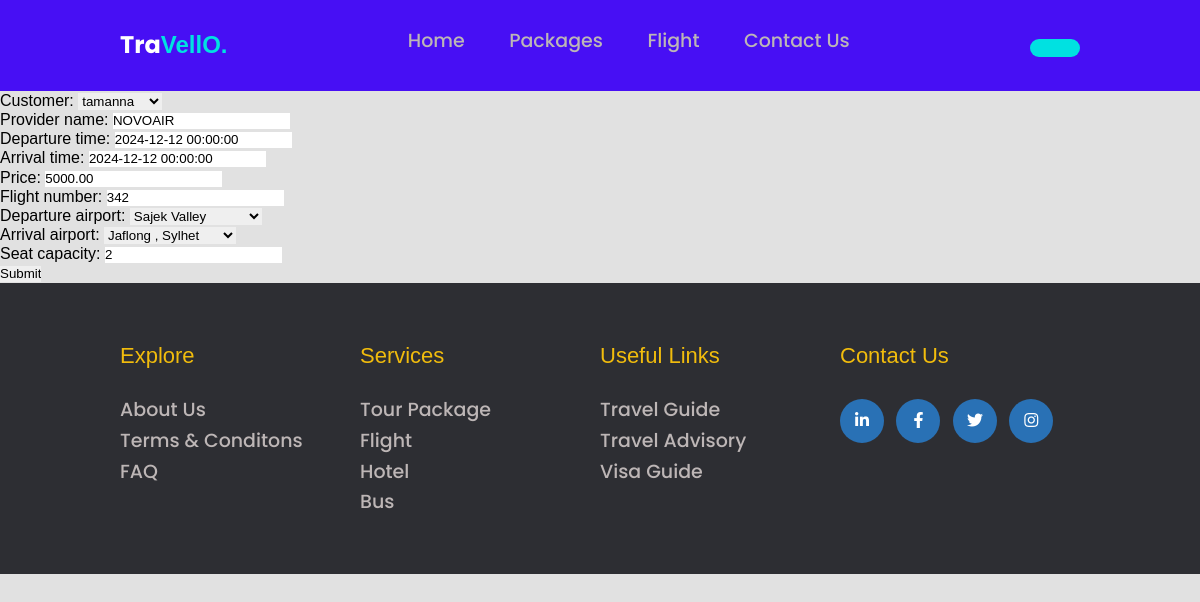
The page /update_flight/5 on the database its author committed.
### Tour/models.py (models this page shows, shortened)
class Flight(models.Model):
    customer = models.ForeignKey(User , on_delete=models.CASCADE)
    provider_name = models.CharField(max_length=100)
    departure_time = models.DateTimeField()
    arrival_time = models.DateTimeField()
    price = models.DecimalField(max_digits=10,decimal_places=2)
    flight_number = models.CharField(max_length=20,unique=True)
    departure_airport = models.ForeignKey(Destination, on_delete=models.CASCADE,related_name='departure_flight_set')
    arrival_airport = models.ForeignKey(Destination, on_delete=models.CASCADE,related_name='arrival_flight_set')
    seat_capacity = models.PositiveIntegerField()

### Tour/views.py (the view)
# urls.py: path('update_flight/<str:id>',t_views.update_flight,name="update_flight"),
def update_flight(request,id):
    flight = Flight.objects.get(pk = id)
    form = FlightForm(instance= flight)
    if request.method == 'POST':
        form = FlightForm(request.POST,request.FILES,instance=flight)
        if form.is_valid():
            form.save()
            return redirect ('flights')
    context = {'form':form}
    return render(request, template_name='tour/flight_form.html',context=context)

### Tour/forms.py
class FlightForm(ModelForm):
    class Meta:
        model = Flight
        fields = '__all__'

### Tour/models.py (called while the page is built)
    def __str__(self):
        return self.name

### template/tour/flight_form.html (shortened to what this page needs)
{% extends 'base.html' %}
{% load static %}
{% block content %}
    <form method="POST" enctype="multipart/form-data">
        {{form.as_p}}
        <input type="submit" name="submit">
    </form>
{% endblock %}

### static/base/footer.css (style rules this page uses)
* { margin: 0; padding: 0; box-sizing: border-box; font-family: sans-serif; line-height: 1.2; }
body { display: flex; flex-direction: column; height: 100vh; background-color: #bbbbbb; }

### static/package/package.css (style rules this page uses)
* { border: 0; margin: 0; padding: 0; box-sizing: border-box; }

### rows shown on the page
Flight: customer "tamanna", provider_name "NOVOAIR", departure_time "2024-12-12 00:00:00", arrival_time "2024-12-12 00:00:00", price "5000.00", flight_number "342", departure_airport "Sajek Valley", arrival_airport "Jaflong , Sylhet", seat_capacity "2"
